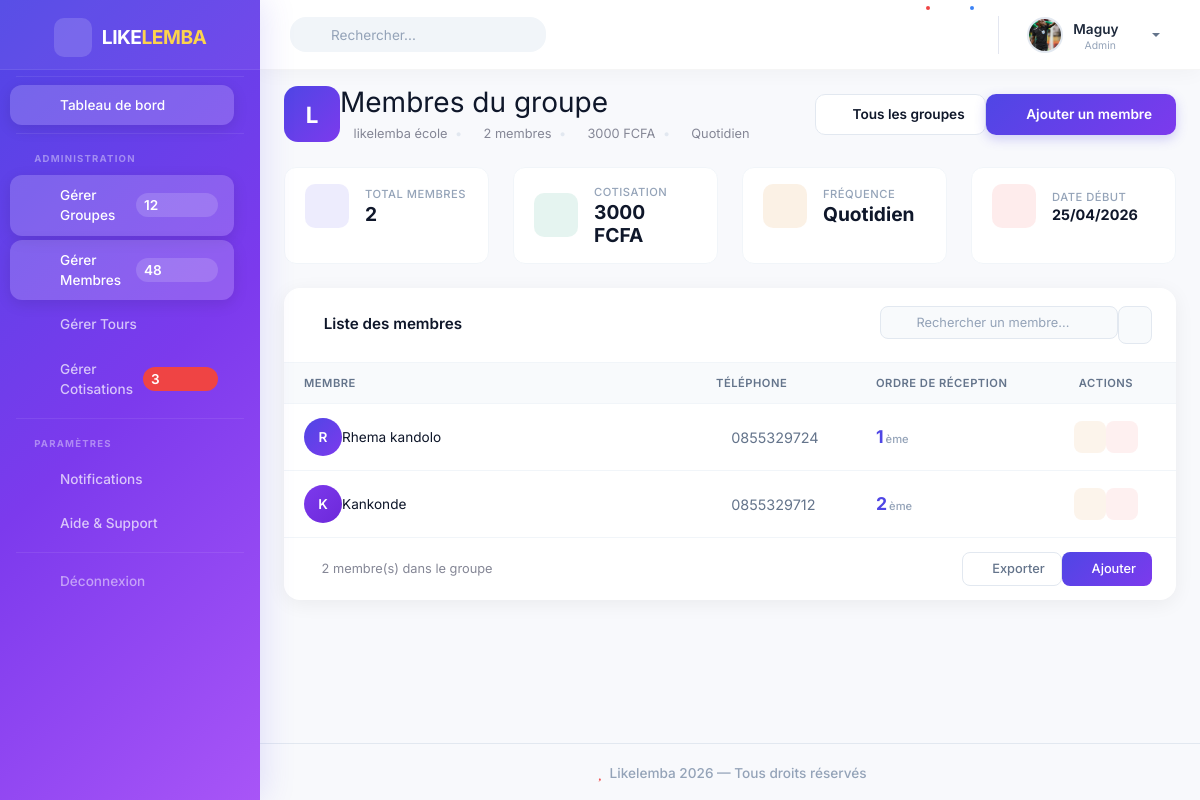
The app's page /groupes/6/membres/ (signed in), older data.
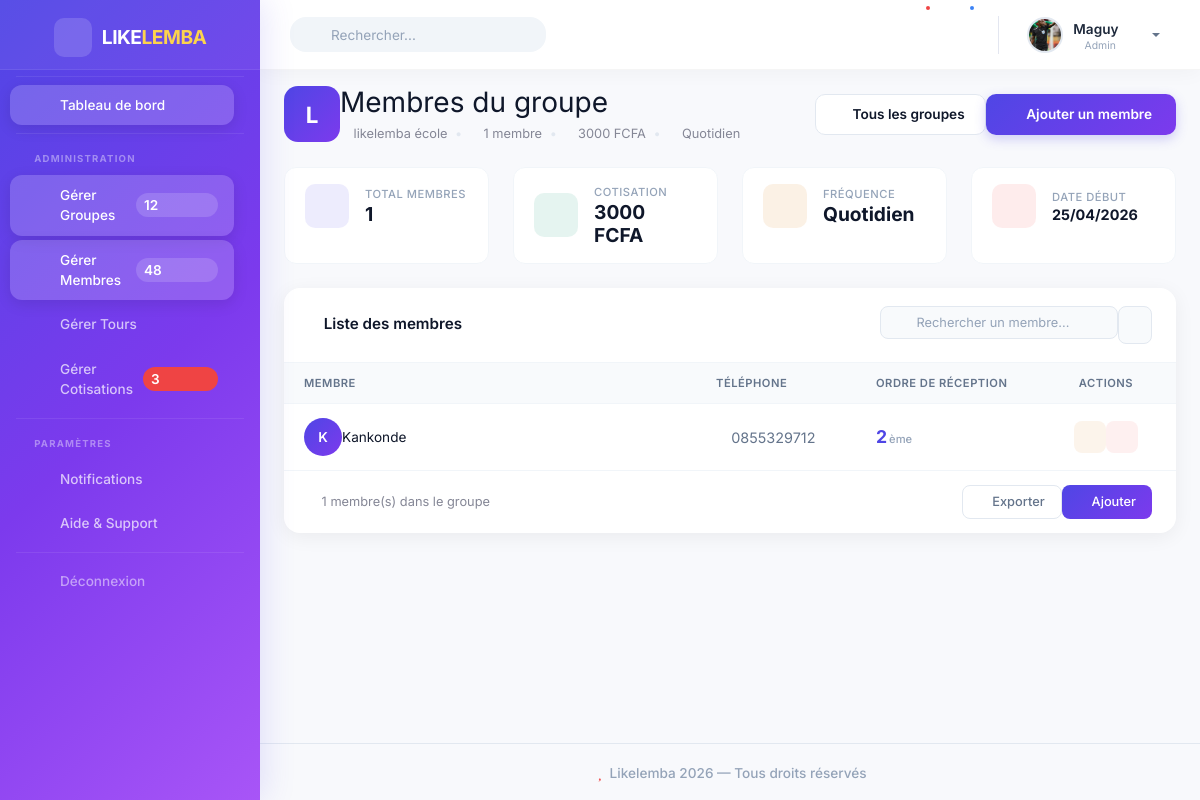
The same page, newer data.
### likelemba_app/models.py (models this page shows, shortened)
class MembreGroupe(models.Model):
    utilisateur = models.ForeignKey(
        Utilisateur,
        on_delete=models.CASCADE,
        null=True,
        blank=True
    )
    groupe = models.ForeignKey(
        Groupe,
        on_delete=models.CASCADE,
        null=True,
        blank=True
    )
    nom = models.CharField(max_length=100, null=True, blank=True)
    telephone = models.CharField(max_length=20, blank=True)
    ordre_reception = models.IntegerField()
    @property
    def nom_affiche(self):
        if self.utilisateur:
            return self.utilisateur.username
        return self.nom or "Membre sans nom"
    class Meta:
        unique_together = ('utilisateur', 'groupe')

### authentification/models.py (models this page shows)
class Utilisateur(AbstractUser):
    telephone = models.CharField(max_length=20)
    ROLE_CHOICES = [
        ('ADMIN', 'Admin'),
        ('MEMBRE', 'Membre')
    ]
    role = models.CharField(max_length=10, choices=ROLE_CHOICES)
    photo = models.ImageField(upload_to='profiles/', null=True, blank=True)
    is_verified = models.BooleanField(default=False)

### likelemba_app/views.py (the view)
# urls.py: path('groupes/<int:groupe_id>/membres/', membres_groupe_view, name='membres_groupe'),
@login_required(login_url="login")
def membres_groupe_view(request, groupe_id):
    if request.user.role != 'ADMIN':
        return redirect('dashboard_membre')
    groupe = get_object_or_404(Groupe, id=groupe_id, admin=request.user)
    membres = MembreGroupe.objects.filter(groupe=groupe).order_by('ordre_reception', 'id')
    return render(request, 'membres/membres_groupe.html', {
        'groupe': groupe,
        'membres': membres
    })

### likelemba/templates/membres/membres_groupe.html (shortened to what the changed rows need)
{% extends 'base.html' %}
{% load static %}
{% block content %}
<div class="page-header mb-4">
    <div class="d-flex justify-content-between align-items-center flex-wrap gap-3">
        <div>
            <div class="d-flex align-items-center gap-3">
                <div>
                    <h1 class="h3 mb-1 fw-bold" style="color: #0f172a;">
                        Membres du groupe
                    </h1>
                    <p class="text-muted small mb-0">
                        <i class="fas fa-layer-group me-1" style="color: #4f46e5;"></i>
                        {{ groupe.nom }}
                        <span class="bullet">•</span>
                        <i class="fas fa-users me-1" style="color: #4f46e5;"></i>
                        {{ membres|length }} membre{{ membres|length|pluralize }}
                        <span class="bullet">•</span>
                        <i class="fas fa-coins me-1" style="color: #d97706;"></i>
                        {{ groupe.montant_cotisation|floatformat:0 }} FCFA
                        <span class="bullet">•</span>
                        <i class="fas fa-clock me-1" style="color: #059669;"></i>
                        {{ groupe.get_frequence_display }}
                    </p>
                </div>
            </div>
        </div>
    </div>
</div>
<div class="row g-3 mb-4">
    <div class="col-xl-3 col-md-6">
        <div class="stat-mini">
            <div class="stat-mini-body">
                <div>
                    <span class="stat-mini-label">Total membres</span>
                    <h5 class="stat-mini-value">{{ membres|length }}</h5>
                </div>
            </div>
        </div>
    </div>
</div>
<div class="card-modern">
    <div class="card-modern-body p-0">
        <div class="table-responsive">
            <table class="table-modern" id="memberTable">
                <thead>
                    <tr>
                        <th>Membre</th>
                        <th style="width: 160px;">Téléphone</th>
                        <th style="width: 180px;">Ordre de réception</th>
                        <th style="width: 140px;" class="text-center">Actions</th>
                    </tr>
                </thead>
                <tbody>
                    {% for membre in membres %}
                    <tr>
                        <td>
                            <div class="d-flex align-items-center gap-3">
                                <div class="member-avatar" style="background: linear-gradient(135deg, {% cycle '#4f46e5' '#7c3aed' '#059669' '#d97706' '#2563eb' '#dc2626' %}, {% cycle '#7c3aed' '#6d28d9' '#047857' '#b45309' '#1d4ed8' '#b91c1c' %});">
                                    {{ membre.nom_affiche|make_list|first|upper }}
                                </div>
                                <div>
                                    <span class="fw-semibold" style="color: #0f172a;">{{ membre.nom_affiche }}</span>
                                </div>
                            </div>
                        </td>
                        <td>
                            <span style="color: #64748b; font-size: 0.9rem;">
                                <i class="fas fa-phone me-1"></i>
                                {{ membre.telephone|default:"—" }}
                            </span>
                        </td>
                        <td>
                            <div class="order-display">
                                <span class="order-number">{{ membre.ordre_reception }}</span>
                                <span class="order-label">ème</span>
                            </div>
                        </td>
                        <td>
                            <div class="d-flex justify-content-center gap-1">
                                <a href="{% url 'modifier_ordre_membre' membre.id %}"
                                   class="btn-action edit"
                                   title="Modifier l'ordre">
                                    <i class="fas fa-pen"></i>
                                </a>
                                <button class="btn-action delete"
                                        data-toggle="modal"
                                        data-target="#deleteModal{{ membre.id }}"
                                        title="Supprimer">
                                    <i class="fas fa-trash"></i>
                                </button>
                            </div>
                        </td>
                    </tr>
                    {% endfor %}
                </tbody>
            </table>
        </div>
    </div>
    <div class="card-modern-footer d-flex justify-content-between align-items-center flex-wrap gap-2">
        <span class="text-muted small">
            <i class="fas fa-info-circle me-1"></i>
            {{ membres|length }} membre(s) dans le groupe
        </span>
        <div class="d-flex gap-2">
            <button class="btn-export" onclick="exportTable()">
            </button>
            <a href="{% url 'ajouter_membre' groupe.id %}" class="btn-action-generate">
            </a>
        </div>
    </div>
</div>
{% endblock %}

Row changes from the older to the newer data that the page shows:
removed MembreGroupe: nom_affiche|make_list "R", nom_affiche "Rhema kandolo", telephone "0855329724", ordre_reception "1"
Text that changed along with them:
{{ membres|length }}: "2" → "1"
